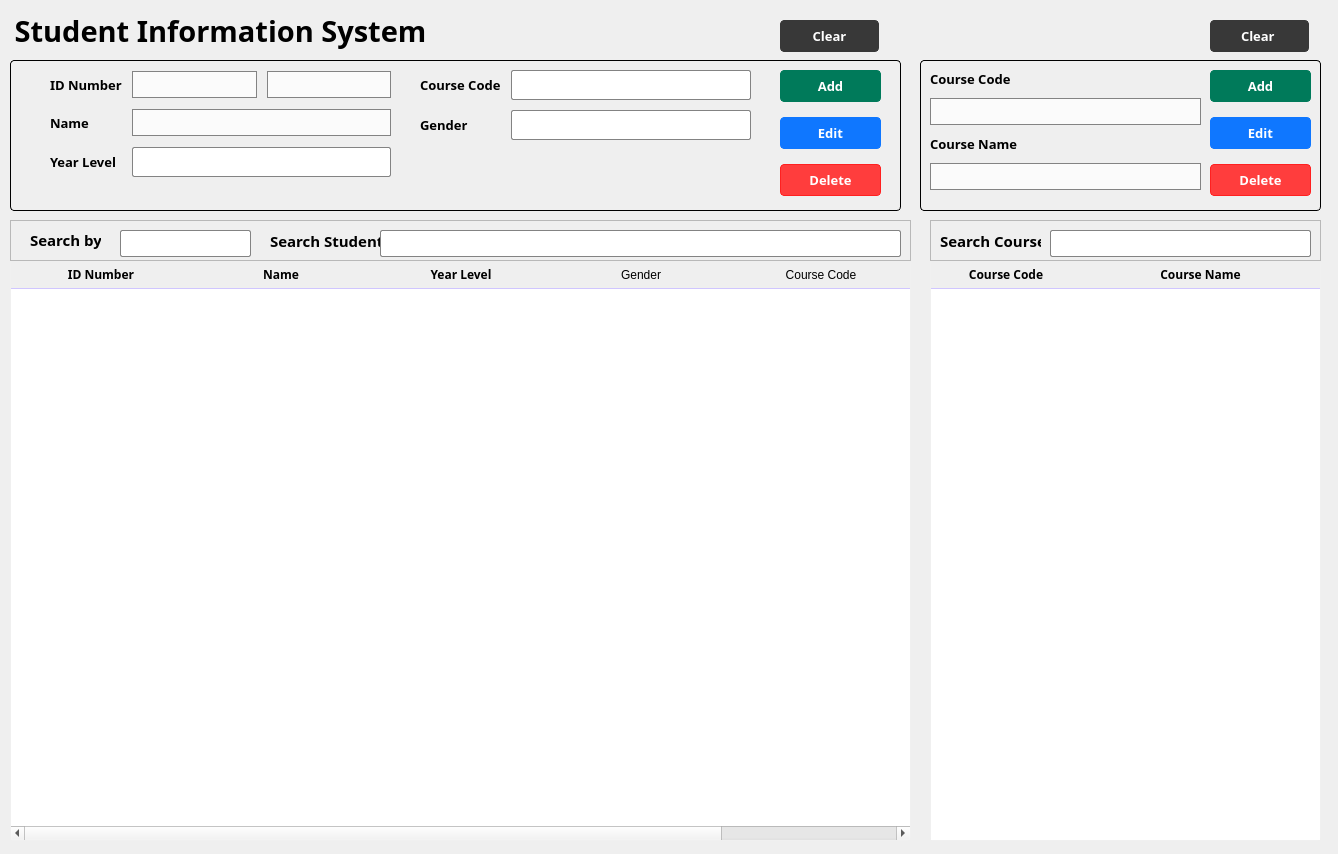
<?xml version="1.0" encoding="UTF-8"?>
<ui version="4.0">
 <class>MainWindow</class>
 <widget class="QMainWindow" name="MainWindow">
  <property name="geometry">
   <rect>
    <x>0</x>
    <y>0</y>
    <width>1338</width>
    <height>854</height>
   </rect>
  </property>
  <property name="windowTitle">
   <string>MainWindow</string>
  </property>
  <property name="styleSheet">
   <string notr="true">/*Style for Student Info Input*/
#inputFrame1 QLineEdit{
	padding: 4px, 5px;
	border: 1px solid #838383;
 	background: #fbfbfb;
}
#inputFrame1 QLineEdit:focus, #inputFram1 QComboBox:focus{
	  border: 1.5px solid #000;
}

#inputFrame1, QComboBox{
	padding: 4px, 5px;
	border: 1px solid #838383;
	border-radius: 2px;
}

#inputFrame1{
	border: 1px solid black;
	border-radius: 4px;
}






/*Style for Course Info Input*/
#inputFrame2{
	border: 1px solid black;
	border-radius: 4px;
}

#inputFrame2 QLineEdit{
	padding: 4px, 5px;
	border: 1px solid #838383;
 	background: #fbfbfb;
}
#inputFrame2 QLineEdit:focus, #inputFrame2 QComboBox:focus{
	  border: 1.5px solid #000;
}






/*Style for search frames*/
#searchFrame QLineEdit, 
#searchFrame QComboBox{
	padding: 4px, 5px;
	border: 1px solid #838383;
	border-radius: 2px;
}

#searchFrame2 QLineEdit {
	padding: 4px, 5px;
	border: 1px solid #838383;
	border-radius: 2px;
}

#searchFrame QLineEdit:focus, #searchFrame QComboBox:focus{
	border: 1.5px solid #000;
}

#searchFrame2 QLineEdit:focus{
	border: 1.5px solid #000;
}







/*Style for ComboBoxes*/
QComboBox::drop-down{
	background:transparent;
	border: none;
	margin-right: 5px;
}

QComboBox::down-arrow{
	image:url(:/styles/icon/dropdown.svg);
}

/*Style for tables*/
QTableWidget{
	border-radius: 3px;
	border: 1px solid #f0f0f0;
}

QHeaderView::section{
	border: none;
	border-bottom: 1px solid #d0c6ff;
	text-align: left;
	padding: 3px 5px;
}

QTableWidget::Item{
	border-bottom: 1px solid #d0c6ff;
	color: #000;
	padding-left: 3px;
}</string>
  </property>
  <widget class="QWidget" name="centralwidget">
   <widget class="QTableWidget" name="studentDisplay">
    <property name="geometry">
     <rect>
      <x>10</x>
      <y>260</y>
      <width>901</width>
      <height>581</height>
     </rect>
    </property>
    <property name="font">
     <font>
      <family>Segoe UI Semibold</family>
      <weight>75</weight>
      <bold>true</bold>
     </font>
    </property>
    <property name="cursor" stdset="0">
     <cursorShape>ArrowCursor</cursorShape>
    </property>
    <property name="focusPolicy">
     <enum>Qt::NoFocus</enum>
    </property>
    <property name="showGrid">
     <bool>false</bool>
    </property>
    <attribute name="horizontalHeaderDefaultSectionSize">
     <number>180</number>
    </attribute>
    <attribute name="horizontalHeaderStretchLastSection">
     <bool>false</bool>
    </attribute>
    <attribute name="verticalHeaderHighlightSections">
     <bool>true</bool>
    </attribute>
    <attribute name="verticalHeaderShowSortIndicator" stdset="0">
     <bool>false</bool>
    </attribute>
    <attribute name="verticalHeaderStretchLastSection">
     <bool>false</bool>
    </attribute>
    <column>
     <property name="text">
      <string>ID Number</string>
     </property>
     <property name="font">
      <font>
       <family>Segoe UI Semibold</family>
       <weight>75</weight>
       <bold>true</bold>
      </font>
     </property>
     <property name="textAlignment">
      <set>AlignCenter</set>
     </property>
    </column>
    <column>
     <property name="text">
      <string>Name</string>
     </property>
     <property name="font">
      <font>
       <family>Segoe UI Semibold</family>
       <weight>75</weight>
       <bold>true</bold>
      </font>
     </property>
    </column>
    <column>
     <property name="text">
      <string>Year Level</string>
     </property>
     <property name="font">
      <font>
       <family>Segoe UI Semibold</family>
       <weight>75</weight>
       <bold>true</bold>
      </font>
     </property>
    </column>
    <column>
     <property name="text">
      <string>Gender</string>
     </property>
    </column>
    <column>
     <property name="text">
      <string>Course Code</string>
     </property>
    </column>
   </widget>
   <widget class="QFrame" name="searchFrame">
    <property name="geometry">
     <rect>
      <x>10</x>
      <y>220</y>
      <width>901</width>
      <height>41</height>
     </rect>
    </property>
    <property name="frameShape">
     <enum>QFrame::StyledPanel</enum>
    </property>
    <property name="frameShadow">
     <enum>QFrame::Raised</enum>
    </property>
    <widget class="QLabel" name="searchStudentLabel">
     <property name="geometry">
      <rect>
       <x>260</x>
       <y>10</y>
       <width>111</width>
       <height>21</height>
      </rect>
     </property>
     <property name="font">
      <font>
       <family>Segoe UI Semibold</family>
       <pointsize>11</pointsize>
       <weight>75</weight>
       <bold>true</bold>
      </font>
     </property>
     <property name="text">
      <string>Search Student:</string>
     </property>
    </widget>
    <widget class="QLabel" name="searchFilterLabel">
     <property name="geometry">
      <rect>
       <x>20</x>
       <y>10</y>
       <width>71</width>
       <height>20</height>
      </rect>
     </property>
     <property name="font">
      <font>
       <family>Segoe UI Semibold</family>
       <pointsize>11</pointsize>
       <weight>75</weight>
       <bold>true</bold>
      </font>
     </property>
     <property name="text">
      <string>Search by:</string>
     </property>
    </widget>
    <widget class="QLineEdit" name="searchStudent">
     <property name="geometry">
      <rect>
       <x>370</x>
       <y>10</y>
       <width>521</width>
       <height>27</height>
      </rect>
     </property>
     <property name="styleSheet">
      <string notr="true">#searchStudent:focus{
	border: 1.5px solid #000;
}

</string>
     </property>
    </widget>
    <widget class="QComboBox" name="searchFilter">
     <property name="geometry">
      <rect>
       <x>110</x>
       <y>10</y>
       <width>131</width>
       <height>27</height>
      </rect>
     </property>
    </widget>
   </widget>
   <widget class="QLabel" name="label">
    <property name="geometry">
     <rect>
      <x>10</x>
      <y>10</y>
      <width>421</width>
      <height>41</height>
     </rect>
    </property>
    <property name="font">
     <font>
      <family>Segoe UI Semibold</family>
      <pointsize>22</pointsize>
      <weight>75</weight>
      <bold>true</bold>
     </font>
    </property>
    <property name="text">
     <string>Student Information System</string>
    </property>
    <property name="alignment">
     <set>Qt::AlignCenter</set>
    </property>
   </widget>
   <widget class="QTableWidget" name="courseDisplay">
    <property name="geometry">
     <rect>
      <x>930</x>
      <y>260</y>
      <width>391</width>
      <height>581</height>
     </rect>
    </property>
    <property name="focusPolicy">
     <enum>Qt::NoFocus</enum>
    </property>
    <property name="showGrid">
     <bool>false</bool>
    </property>
    <attribute name="horizontalHeaderDefaultSectionSize">
     <number>150</number>
    </attribute>
    <attribute name="horizontalHeaderStretchLastSection">
     <bool>true</bool>
    </attribute>
    <column>
     <property name="text">
      <string>Course Code</string>
     </property>
     <property name="font">
      <font>
       <family>Segoe UI Semibold</family>
       <weight>75</weight>
       <bold>true</bold>
      </font>
     </property>
    </column>
    <column>
     <property name="text">
      <string>Course Name</string>
     </property>
     <property name="font">
      <font>
       <family>Segoe UI Semibold</family>
       <weight>75</weight>
       <bold>true</bold>
      </font>
     </property>
    </column>
   </widget>
   <widget class="QFrame" name="inputFrame1">
    <property name="geometry">
     <rect>
      <x>10</x>
      <y>60</y>
      <width>891</width>
      <height>151</height>
     </rect>
    </property>
    <property name="frameShape">
     <enum>QFrame::StyledPanel</enum>
    </property>
    <property name="frameShadow">
     <enum>QFrame::Raised</enum>
    </property>
    <widget class="QWidget" name="gridLayoutWidget">
     <property name="geometry">
      <rect>
       <x>40</x>
       <y>10</y>
       <width>341</width>
       <height>111</height>
      </rect>
     </property>
     <layout class="QGridLayout" name="gridLayout" rowstretch="0,0,0">
      <property name="sizeConstraint">
       <enum>QLayout::SetDefaultConstraint</enum>
      </property>
      <property name="spacing">
       <number>10</number>
      </property>
      <item row="1" column="0">
       <widget class="QLabel" name="nameLabel">
        <property name="font">
         <font>
          <family>Segoe UI Semibold</family>
          <pointsize>10</pointsize>
          <weight>75</weight>
          <bold>true</bold>
         </font>
        </property>
        <property name="text">
         <string>Name</string>
        </property>
       </widget>
      </item>
      <item row="0" column="2">
       <widget class="QLineEdit" name="idInput2"/>
      </item>
      <item row="2" column="0">
       <widget class="QLabel" name="yearLabel">
        <property name="font">
         <font>
          <family>Segoe UI Semibold</family>
          <pointsize>10</pointsize>
          <weight>75</weight>
          <bold>true</bold>
         </font>
        </property>
        <property name="text">
         <string>Year Level</string>
        </property>
       </widget>
      </item>
      <item row="0" column="1">
       <widget class="QLineEdit" name="idInput"/>
      </item>
      <item row="0" column="0">
       <widget class="QLabel" name="IDLabel">
        <property name="font">
         <font>
          <family>Segoe UI Semibold</family>
          <pointsize>10</pointsize>
          <weight>75</weight>
          <bold>true</bold>
         </font>
        </property>
        <property name="text">
         <string>ID Number</string>
        </property>
       </widget>
      </item>
      <item row="1" column="1" colspan="2">
       <widget class="QLineEdit" name="nameInput">
        <property name="text">
         <string/>
        </property>
       </widget>
      </item>
      <item row="2" column="1" colspan="2">
       <widget class="QComboBox" name="yearCombo">
        <property name="font">
         <font>
          <family>Segoe UI Semibold</family>
          <weight>75</weight>
          <bold>true</bold>
         </font>
        </property>
       </widget>
      </item>
     </layout>
    </widget>
    <widget class="QWidget" name="gridLayoutWidget_2">
     <property name="geometry">
      <rect>
       <x>410</x>
       <y>10</y>
       <width>331</width>
       <height>103</height>
      </rect>
     </property>
     <layout class="QFormLayout" name="formLayout">
      <property name="horizontalSpacing">
       <number>10</number>
      </property>
      <property name="verticalSpacing">
       <number>10</number>
      </property>
      <item row="0" column="0">
       <widget class="QLabel" name="courseLabel">
        <property name="font">
         <font>
          <family>Segoe UI Semibold</family>
          <pointsize>10</pointsize>
          <weight>75</weight>
          <bold>true</bold>
         </font>
        </property>
        <property name="text">
         <string>Course Code</string>
        </property>
       </widget>
      </item>
      <item row="0" column="1">
       <widget class="QComboBox" name="courseCombo">
        <property name="font">
         <font>
          <family>Segoe UI Semibold</family>
          <weight>75</weight>
          <bold>true</bold>
         </font>
        </property>
       </widget>
      </item>
      <item row="1" column="0">
       <widget class="QLabel" name="genderLabel">
        <property name="font">
         <font>
          <family>Segoe UI Semibold</family>
          <pointsize>10</pointsize>
          <weight>75</weight>
          <bold>true</bold>
         </font>
        </property>
        <property name="text">
         <string>Gender</string>
        </property>
       </widget>
      </item>
      <item row="1" column="1">
       <widget class="QComboBox" name="genderCombo">
        <property name="font">
         <font>
          <family>Segoe UI Semibold</family>
          <weight>75</weight>
          <bold>true</bold>
         </font>
        </property>
       </widget>
      </item>
     </layout>
    </widget>
    <widget class="QWidget" name="verticalLayoutWidget">
     <property name="geometry">
      <rect>
       <x>770</x>
       <y>10</y>
       <width>101</width>
       <height>128</height>
      </rect>
     </property>
     <layout class="QVBoxLayout" name="verticalLayout">
      <property name="spacing">
       <number>15</number>
      </property>
      <item>
       <widget class="QPushButton" name="addStudent">
        <property name="font">
         <font>
          <family>Segoe UI Semibold</family>
          <pointsize>-1</pointsize>
          <weight>75</weight>
          <bold>true</bold>
         </font>
        </property>
        <property name="styleSheet">
         <string notr="true">#addStudent{
                    cursor: pointer;
                    background-color: #007a5a;
					height: 30px;
                    border: 1px solid #007a5a;
					border-radius:4px;
                    color: #fff;
                    font-size: 13px;
                    line-height: 30px;
                    text-align: center;
}
         #addStudent:hover {
                        background-color: rgb(0, 170, 127);  
                    } 
                
 
                </string>
        </property>
        <property name="text">
         <string>Add</string>
        </property>
       </widget>
      </item>
      <item>
       <widget class="QPushButton" name="editStudent">
        <property name="font">
         <font>
          <family>Segoe UI Semibold</family>
          <pointsize>-1</pointsize>
          <weight>75</weight>
          <bold>true</bold>
         </font>
        </property>
        <property name="styleSheet">
         <string notr="true">#editStudent{
                    cursor: pointer;
                    background-color:rgb(15, 119, 255);
					height: 30px;
                    border: 1px solid rgb(15, 119, 255);
					border-radius:4px;
                    color: #ffffff;
                    font-size: 13px;
                    line-height: 30px;
                    text-align: center;
}
#editStudent:hover {
         background-color:rgb(0, 166, 255); 
                    } 
                </string>
        </property>
        <property name="text">
         <string>Edit</string>
        </property>
       </widget>
      </item>
      <item>
       <widget class="QPushButton" name="deleteStudent">
        <property name="font">
         <font>
          <family>Segoe UI Semibold</family>
          <pointsize>-1</pointsize>
          <weight>75</weight>
          <bold>true</bold>
         </font>
        </property>
        <property name="styleSheet">
         <string notr="true">#deleteStudent{
                    cursor: pointer;
                    background-color: rgb(255, 61, 61);
					height: 30px;
                    border: 1px solid rgb(255, 32, 32);
					border-radius:4px;
                    color: #fff;
                    font-size: 13px;
                    line-height: 30px;
                    text-align: center;
}
#deleteStudent:hover {
                     background-color: rgb(255, 32, 32);  
                    } 
                
 </string>
        </property>
        <property name="text">
         <string>Delete</string>
        </property>
       </widget>
      </item>
     </layout>
    </widget>
   </widget>
   <widget class="QFrame" name="inputFrame2">
    <property name="geometry">
     <rect>
      <x>920</x>
      <y>60</y>
      <width>401</width>
      <height>151</height>
     </rect>
    </property>
    <property name="frameShape">
     <enum>QFrame::StyledPanel</enum>
    </property>
    <property name="frameShadow">
     <enum>QFrame::Raised</enum>
    </property>
    <property name="lineWidth">
     <number>1</number>
    </property>
    <widget class="QWidget" name="verticalLayoutWidget_2">
     <property name="geometry">
      <rect>
       <x>290</x>
       <y>10</y>
       <width>101</width>
       <height>128</height>
      </rect>
     </property>
     <layout class="QVBoxLayout" name="verticalLayout_2">
      <property name="spacing">
       <number>15</number>
      </property>
      <item>
       <widget class="QPushButton" name="addCourse">
        <property name="font">
         <font>
          <family>Segoe UI Semibold</family>
          <pointsize>-1</pointsize>
          <weight>75</weight>
          <bold>true</bold>
         </font>
        </property>
        <property name="styleSheet">
         <string notr="true">#addCourse{
                    cursor: pointer;
                    background-color: #007a5a;
					height: 30px;
                    border: 1px solid #007a5a;
					border-radius:4px;
                    color: #fff;
                    font-size: 13px;
                    line-height: 30px;
                    text-align: center;
}
         #addCourse:hover {
                        background-color: rgb(0, 170, 127);  
                    } 
                
 
                </string>
        </property>
        <property name="text">
         <string>Add</string>
        </property>
       </widget>
      </item>
      <item>
       <widget class="QPushButton" name="editCourse">
        <property name="font">
         <font>
          <family>Segoe UI Semibold</family>
          <pointsize>-1</pointsize>
          <weight>75</weight>
          <bold>true</bold>
         </font>
        </property>
        <property name="styleSheet">
         <string notr="true">#editCourse{
              cursor: pointer;
                    background-color:rgb(15, 119, 255);
					height: 30px;
                    border: 1px solid rgb(15, 119, 255);
					border-radius:4px;
                    color: #ffffff;
                    font-size: 13px;
                    line-height: 30px;
                    text-align: center;
}
#editCourse:hover {
         background-color:rgb(0, 166, 255); 
                    } 
                
                </string>
        </property>
        <property name="text">
         <string>Edit</string>
        </property>
       </widget>
      </item>
      <item>
       <widget class="QPushButton" name="deleteCourse">
        <property name="font">
         <font>
          <family>Segoe UI Semibold</family>
          <pointsize>-1</pointsize>
          <weight>75</weight>
          <bold>true</bold>
         </font>
        </property>
        <property name="styleSheet">
         <string notr="true">#deleteCourse{
                    cursor: pointer;
                    background-color: rgb(255, 61, 61);
					height: 30px;
                    border: 1px solid rgb(255, 32, 32);
					border-radius:4px;
                    color: #fff;
                    font-size: 13px;
                    line-height: 30px;
                    text-align: center;
}
#deleteCourse:hover {
                     background-color: rgb(255, 32, 32);  
                    } 
                
 </string>
        </property>
        <property name="text">
         <string>Delete</string>
        </property>
       </widget>
      </item>
     </layout>
    </widget>
    <widget class="QWidget" name="layoutWidget">
     <property name="geometry">
      <rect>
       <x>10</x>
       <y>10</y>
       <width>271</width>
       <height>120</height>
      </rect>
     </property>
     <layout class="QGridLayout" name="gridLayout_2">
      <property name="verticalSpacing">
       <number>10</number>
      </property>
      <item row="0" column="0">
       <widget class="QLabel" name="coursecodeLabel">
        <property name="font">
         <font>
          <family>Segoe UI Semibold</family>
          <pointsize>10</pointsize>
          <weight>75</weight>
          <bold>true</bold>
         </font>
        </property>
        <property name="text">
         <string>Course Code</string>
        </property>
       </widget>
      </item>
      <item row="1" column="0">
       <widget class="QLineEdit" name="courseCodeInput"/>
      </item>
      <item row="3" column="0">
       <widget class="QLineEdit" name="courseNameInput">
        <property name="text">
         <string/>
        </property>
       </widget>
      </item>
      <item row="2" column="0">
       <widget class="QLabel" name="coursenameLabel">
        <property name="font">
         <font>
          <family>Segoe UI Semibold</family>
          <pointsize>10</pointsize>
          <weight>75</weight>
          <bold>true</bold>
         </font>
        </property>
        <property name="text">
         <string>Course Name</string>
        </property>
       </widget>
      </item>
     </layout>
    </widget>
   </widget>
   <widget class="QFrame" name="searchFrame2">
    <property name="geometry">
     <rect>
      <x>930</x>
      <y>220</y>
      <width>391</width>
      <height>41</height>
     </rect>
    </property>
    <property name="frameShape">
     <enum>QFrame::StyledPanel</enum>
    </property>
    <property name="frameShadow">
     <enum>QFrame::Raised</enum>
    </property>
    <widget class="QLabel" name="searchCourseLabel">
     <property name="geometry">
      <rect>
       <x>10</x>
       <y>10</y>
       <width>101</width>
       <height>21</height>
      </rect>
     </property>
     <property name="font">
      <font>
       <family>Segoe UI Semibold</family>
       <pointsize>11</pointsize>
       <weight>75</weight>
       <bold>true</bold>
      </font>
     </property>
     <property name="text">
      <string>Search Course:</string>
     </property>
    </widget>
    <widget class="QLineEdit" name="searchCourse">
     <property name="geometry">
      <rect>
       <x>120</x>
       <y>10</y>
       <width>261</width>
       <height>27</height>
      </rect>
     </property>
    </widget>
   </widget>
   <widget class="QPushButton" name="clearStudent">
    <property name="geometry">
     <rect>
      <x>780</x>
      <y>20</y>
      <width>99</width>
      <height>32</height>
     </rect>
    </property>
    <property name="font">
     <font>
      <family>Segoe UI Semibold</family>
      <pointsize>-1</pointsize>
      <weight>75</weight>
      <bold>true</bold>
     </font>
    </property>
    <property name="styleSheet">
     <string notr="true">#clearStudent{
                    cursor: pointer;
                    background-color: rgb(56, 56, 56);
					height: 30px;
                    border: 1px solid rgb(56, 56, 56);
					border-radius:4px;
                    color: #fff;
                    font-size: 13px;
                    line-height: 30px;
                    text-align: center;
}
         #clearStudent:hover {
                        background-color: rgb(68, 68, 68);  
                    } 
                
 
                </string>
    </property>
    <property name="text">
     <string>Clear</string>
    </property>
   </widget>
   <widget class="QPushButton" name="clearCourse">
    <property name="geometry">
     <rect>
      <x>1210</x>
      <y>20</y>
      <width>99</width>
      <height>32</height>
     </rect>
    </property>
    <property name="font">
     <font>
      <family>Segoe UI Semibold</family>
      <pointsize>-1</pointsize>
      <weight>75</weight>
      <bold>true</bold>
     </font>
    </property>
    <property name="styleSheet">
     <string notr="true">#clearCourse{
                    cursor: pointer;
                    background-color: rgb(56, 56, 56);
					height: 30px;
                    border: 1px solid rgb(56, 56, 56);
					border-radius:4px;
                    color: #fff;
                    font-size: 13px;
                    line-height: 30px;
                    text-align: center;
}
         #clearCourse:hover {
                        background-color: rgb(68, 68, 68);  
                    } 
                </string>
    </property>
    <property name="text">
     <string>Clear </string>
    </property>
   </widget>
  </widget>
 </widget>
 <resources>
  <include location="../static/resource.qrc"/>
 </resources>
 <connections/>
</ui>
